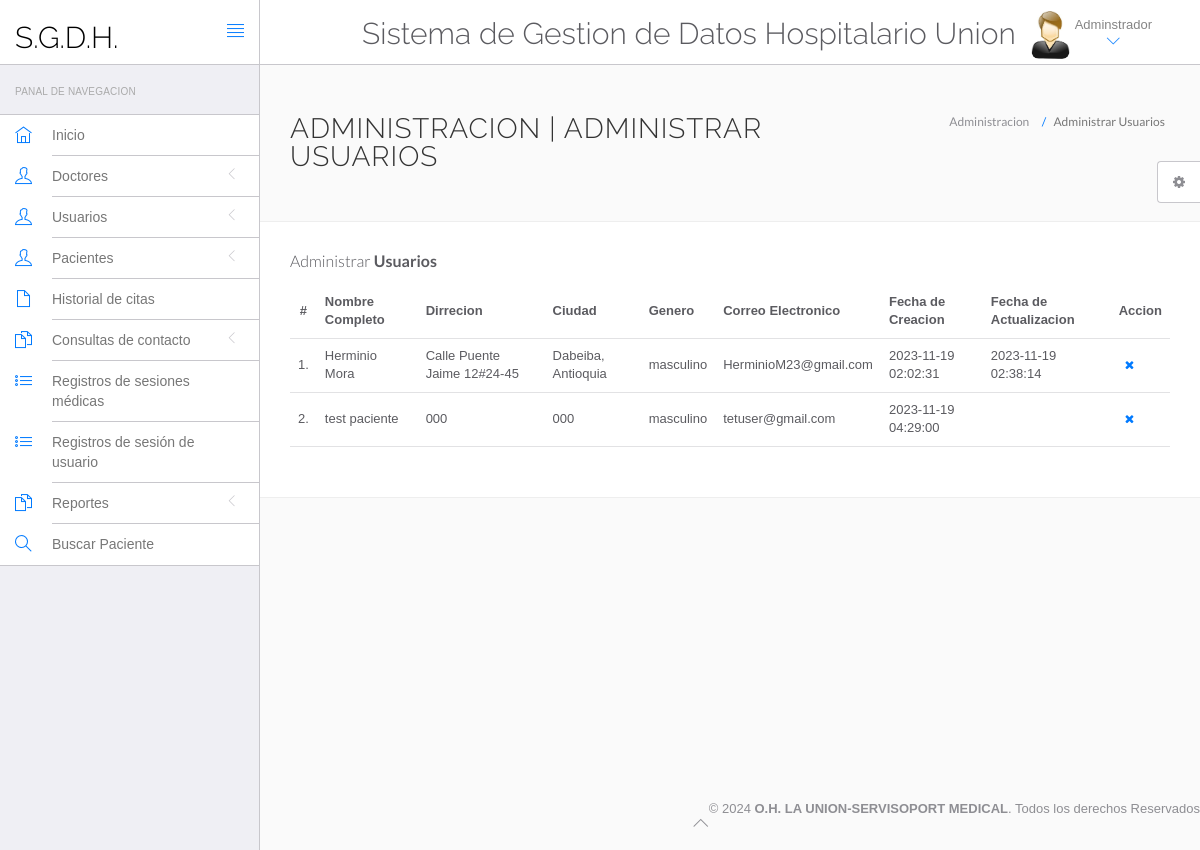
/hms/admin/manage-users.php (signed in), run on the app's committed database.
### tables this page shows
CREATE TABLE `users` (
  `id` int(11) NOT NULL,
  `fullName` varchar(255) DEFAULT NULL,
  `address` longtext,
  `city` varchar(255) DEFAULT NULL,
  `gender` varchar(255) DEFAULT NULL,
  `email` varchar(255) DEFAULT NULL,
  `password` varchar(255) DEFAULT NULL,
  `regDate` timestamp NULL DEFAULT CURRENT_TIMESTAMP,
  `updationDate` timestamp NULL DEFAULT NULL ON UPDATE CURRENT_TIMESTAMP
);

### hms/admin/manage-users.php (the view, shortened to what this page needs)
<?php
include('include/config.php');
?>
<!DOCTYPE html>
<html lang="en">
	<head>
		<link rel="stylesheet" href="vendor/bootstrap/css/bootstrap.min.css">
		<link rel="stylesheet" href="vendor/fontawesome/css/font-awesome.min.css">
		<link rel="stylesheet" href="vendor/themify-icons/themify-icons.min.css">
		<link href="vendor/animate.css/animate.min.css" rel="stylesheet" media="screen">
		<link href="vendor/perfect-scrollbar/perfect-scrollbar.min.css" rel="stylesheet" media="screen">
		<link href="vendor/switchery/switchery.min.css" rel="stylesheet" media="screen">
		<link href="vendor/bootstrap-touchspin/jquery.bootstrap-touchspin.min.css" rel="stylesheet" media="screen">
		<link href="vendor/select2/select2.min.css" rel="stylesheet" media="screen">
		<link href="vendor/bootstrap-datepicker/bootstrap-datepicker3.standalone.min.css" rel="stylesheet" media="screen">
		<link href="vendor/bootstrap-timepicker/bootstrap-timepicker.min.css" rel="stylesheet" media="screen">
		<link rel="stylesheet" href="assets/css/styles.css">
		<link rel="stylesheet" href="assets/css/plugins.css">
		<link rel="stylesheet" href="assets/css/themes/theme-1.css" id="skin_color" />
	</head>
	<body>
		<div id="app">
<?php include('include/sidebar.php');?>
			<div class="app-content">
						<?php include('include/header.php');?>
				<div class="main-content" >
					<div class="wrap-content container" id="container">
						<section id="page-title">
							<div class="row">
								<div class="col-sm-8">
									<h1 class="mainTitle">Administracion  | Administrar Usuarios</h1>
																	</div>
								<ol class="breadcrumb">
									<li>
										<span>Administracion  </span>
									</li>
									<li class="active">
										<span>Administrar Usuarios</span>
									</li>
								</ol>
							</div>
						</section>
						<div class="container-fluid container-fullw bg-white">
									<div class="row">
								<div class="col-md-12">
									<h5 class="over-title margin-bottom-15">Administrar <span class="text-bold">Usuarios</span></h5>
									<table class="table table-hover" id="sample-table-1">
										<thead>
											<tr>
												<th class="center">#</th>
												<th>Nombre Completo</th>
												<th class="hidden-xs">Dirrecion</th>
												<th>Ciudad</th>
												<th>Genero </th>
												<th>Correo Electronico </th>
												<th>Fecha de Creacion </th>
												<th>Fecha de Actualizacion </th>
												<th>Accion</th>
											</tr>
										</thead>
										<tbody>
<?php
$sql=mysqli_query($con,"select * from users");
$cnt=1;
while($row=mysqli_fetch_array($sql))
{
?>
											<tr>
												<td class="center"><?php echo $cnt;?>.</td>
												<td class="hidden-xs"><?php echo $row['fullName'];?></td>
												<td><?php echo $row['address'];?></td>
												<td><?php echo $row['city'];?>
												</td>
												<td><?php echo $row['gender'];?></td>
												<td><?php echo $row['email'];?></td>
												<td><?php echo $row['regDate'];?></td>
												<td><?php echo $row['updationDate'];?>
												</td>
												<td >
												<div class="visible-md visible-lg hidden-sm hidden-xs">
	<a href="manage-users.php?id=<?php echo $row['id']?>&del=delete" onClick="return confirm('¿Estás seguro de que quieres eliminar??')"class="btn btn-transparent btn-xs tooltips" tooltip-placement="top" tooltip="Remove"><i class="fa fa-times fa fa-white"></i></a>
												</div>
												</td>
											</tr>
											<?php
$cnt=$cnt+1;
											 }?>
										</tbody>
									</table>
								</div>
							</div>
								</div>
							</div>
						</div>
					</div>
				</div>
	<?php include('include/footer.php');?>
	<?php include('include/setting.php');?>
	</body>
</html>

### hms/admin/assets/css/themes/theme-1.css (style rules this page uses)
body { background: #FAFAFA; }

### data on the page
users: fullName "Herminio Mora", address "Calle Puente Jaime 12#24-45", city "Dabeiba, Antioquia", gender "masculino", email "HerminioM23@gmail.com", regDate "2023-11-19 02:02:31", updationDate "2023-11-19 02:38:14"
users: fullName "test paciente", address "000", city "000", gender "masculino", email "tetuser@gmail.com", regDate "2023-11-19 04:29:00"
